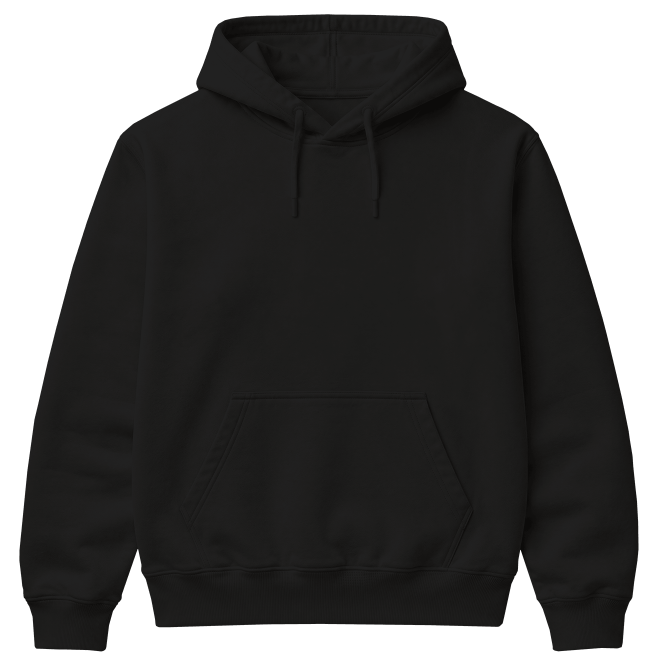
#> input picture Paradise_Shop_Mockups/Prendas Limpias Hombre Blanca/Polerón canguro básico negro hombre.png, 2000 x 2000 px, found by its file name (shown at 1/3 size); its folder holds 3 pictures in this run
$ python generar_polerones_hombre_perfecto.py
#> lines starting #> are read from the running program, lines starting #| are printed output that depends on the picture; pictures that were not available may be replaced by others from this repository, and a replacement may not be noted
import os
from PIL import Image

# 1. RUTAS DE ENTRADA Y SALIDA
CARPETA_DISENOS = r"C:\Users\USUARIO\Documents\Paradise Shop.cl\Paradise_Shop_Mockups\TOP_20_HOMBRE_CALADOS"
CARPETA_PRENDAS = r"C:\Users\USUARIO\Documents\Paradise Shop.cl\Paradise_Shop_Mockups\Prendas Limpias Hombre Blanca"
CARPETA_SALIDA = r"C:\Users\USUARIO\Documents\Paradise Shop.cl\Paradise_Shop_Mockups\CATALOGO_TOP20_HOMBRE"

# Ajustes de posición específicos para POLERÓN CANGURO (pecho alto)
ANCHO_PCT = 0.35
POS_Y_PCT = 0.18

os.makedirs(CARPETA_SALIDA, exist_ok=True)

# Filtramos solo archivos de polerones para aplicar el ajuste de altura
prendas_polerones = [
    f for f in os.listdir(CARPETA_PRENDAS)
    if f.lower().endswith(('.png', '.jpg', '.jpeg')) and ("poleron" in f.lower() or "polerón" in f.lower() or "hoodie" in f.lower())
]

disenos = [f for f in os.listdir(CARPETA_DISENOS) if f.lower().endswith(('.png', '.jpg', '.jpeg'))]

print("--- GENERANDO POLERONES EN PECHO ALTO (SIN TOCAR BOLSILLO) ---")
print(f"Polerones base encontrados: {len(prendas_polerones)}")
print(f"Diseños a aplicar: {len(disenos)}\n")

total_generados = 0

for prenda_nombre in prendas_polerones:
    ruta_prenda = os.path.join(CARPETA_PRENDAS, prenda_nombre)
    nombre_base_p = os.path.splitext(prenda_nombre)[0]

    for diseno_nombre in disenos:
        ruta_diseno = os.path.join(CARPETA_DISENOS, diseno_nombre)
        nombre_base_d = os.path.splitext(diseno_nombre)[0]

        try:
            base = Image.open(ruta_prenda).convert("RGBA")
#> base is the input picture: PIL image 2000x2000 RGBA; mean R, G, B, A 19.7, 19.4, 18.9, 175.6
            estampado = Image.open(ruta_diseno).convert("RGBA")
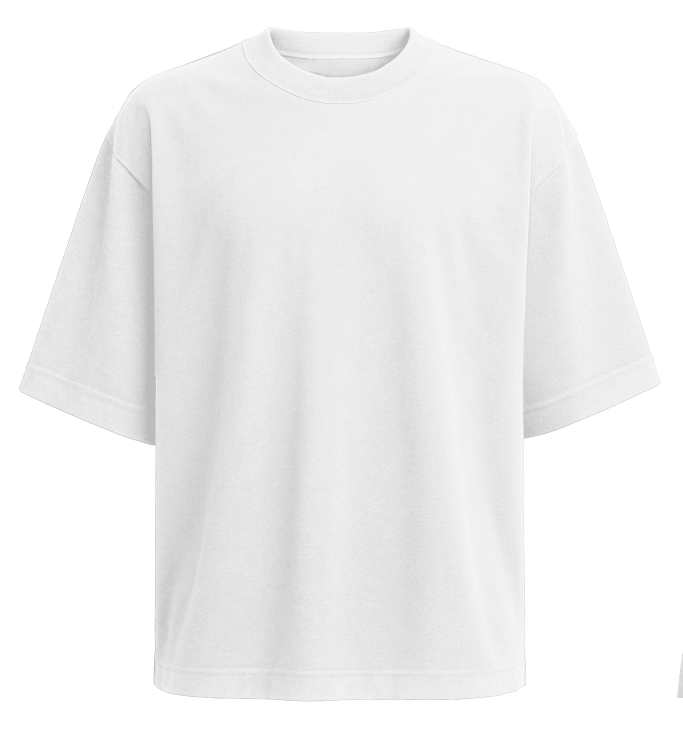
#> input picture Paradise_Shop_Mockups/Prendas Limpias Hombre Blanca/Polera Oversize hombre blanco.png, 2048 x 2198 px, given as the content of the folder Paradise Shop.cl/Paradise_Shop_Mockups/TOP_20_HOMBRE_CALADOS, which was not available (shown at 1/3 size)
#> estampado is the input picture: PIL image 2048x2198 RGBA; mean R, G, B, A 139.3, 139.3, 139.3, 153.8

            ancho_base, alto_base = base.size
#> ancho_base = 2000; alto_base = 2000
            ancho_deseado_est = int(ancho_base * ANCHO_PCT)
#> ancho_deseado_est = 700

            ratio = ancho_deseado_est / float(estampado.size[0])
#> ratio = 0.342
            alto_deseado_est = int((float(estampado.size[1]) * float(ratio)))
#> alto_deseado_est = 751

            estampado_resized = estampado.resize((ancho_deseado_est, alto_deseado_est), Image.Resampling.LANCZOS)
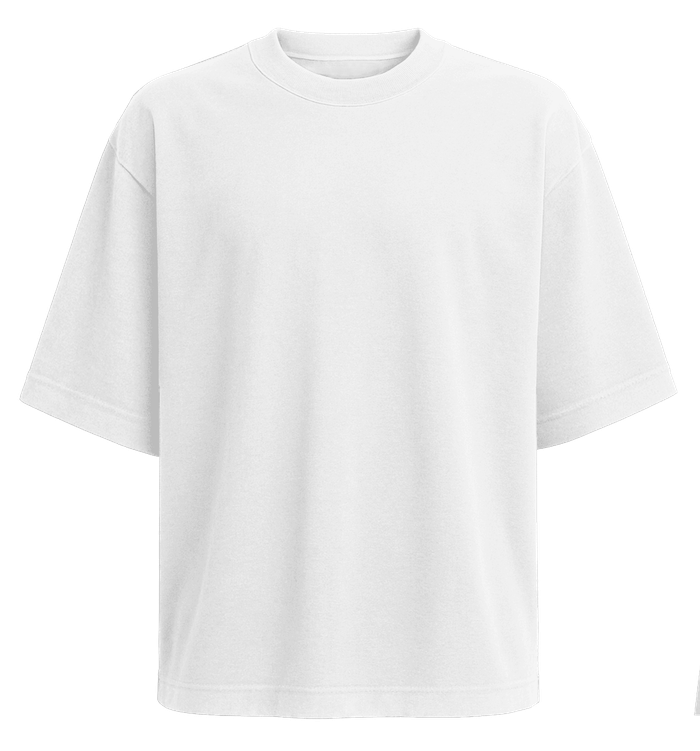
#> estampado_resized: PIL image 700x751 RGBA; mean R, G, B, A 140.7, 140.7, 140.7, 153.8; transparent parts drawn white

            # Centrado horizontal y elevado verticalmente hacia el pecho
            pos_x = int((ancho_base - ancho_deseado_est) / 2)
#> pos_x = 650
            pos_y = int(alto_base * POS_Y_PCT)
#> pos_y = 360

            base.paste(estampado_resized, (pos_x, pos_y), estampado_resized)
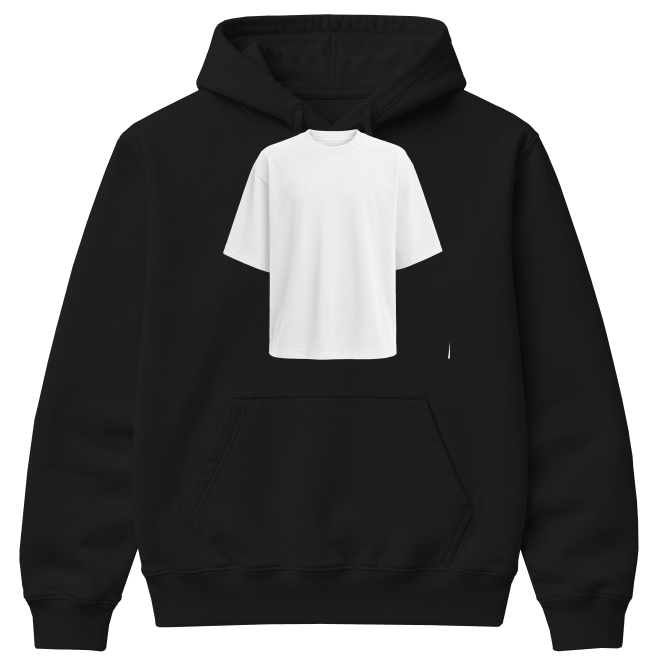
#> base: PIL image 2000x2000 RGBA (shown at 1/3 size); mean R, G, B, A 35.7, 35.4, 34.9, 175.5; transparent parts drawn white

            nombre_salida = f"{nombre_base_p}_{nombre_base_d}.png"
            base.save(os.path.join(CARPETA_SALIDA, nombre_salida), "PNG")
            total_generados += 1
            print(f"Polerón generado arriba: {nombre_salida}")

        except Exception as e:
            print(f"Error con {diseno_nombre} en {prenda_nombre}: {e}")

print(f"\n¡POLERONES PROCESADOS CON ÉXITO!")
print(f"Total generados: {total_generados}")
